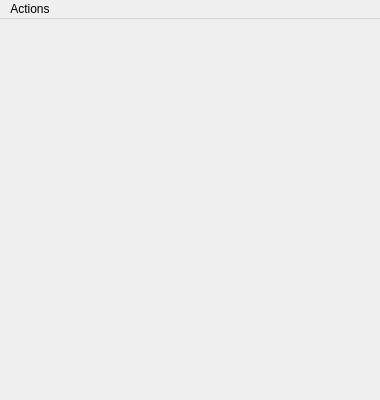
<?xml version="1.0" encoding="UTF-8"?>
<ui version="4.0">
 <class>MainWindow</class>
 <widget class="QMainWindow" name="MainWindow">
  <property name="geometry">
   <rect>
    <x>0</x>
    <y>0</y>
    <width>380</width>
    <height>400</height>
   </rect>
  </property>
  <property name="sizePolicy">
   <sizepolicy hsizetype="Fixed" vsizetype="Fixed">
    <horstretch>0</horstretch>
    <verstretch>0</verstretch>
   </sizepolicy>
  </property>
  <property name="minimumSize">
   <size>
    <width>380</width>
    <height>400</height>
   </size>
  </property>
  <property name="maximumSize">
   <size>
    <width>380</width>
    <height>400</height>
   </size>
  </property>
  <property name="windowTitle">
   <string>Small Chess</string>
  </property>
  <widget class="QWidget" name="centralwidget">
   <widget class="QWidget" name="gridLayoutWidget">
    <property name="geometry">
     <rect>
      <x>10</x>
      <y>10</y>
      <width>361</width>
      <height>351</height>
     </rect>
    </property>
    <property name="minimumSize">
     <size>
      <width>50</width>
      <height>50</height>
     </size>
    </property>
    <layout class="QGridLayout" name="chessCellsGridLayout" rowminimumheight="0">
     <property name="sizeConstraint">
      <enum>QLayout::SetFixedSize</enum>
     </property>
     <property name="spacing">
      <number>0</number>
     </property>
    </layout>
   </widget>
  </widget>
  <widget class="QMenuBar" name="menubar">
   <property name="geometry">
    <rect>
     <x>0</x>
     <y>0</y>
     <width>380</width>
     <height>22</height>
    </rect>
   </property>
   <widget class="QMenu" name="newGameButton">
    <property name="title">
     <string>Actions</string>
    </property>
    <addaction name="actionNewGame"/>
    <addaction name="separator"/>
    <addaction name="actionSeePlayersList"/>
    <addaction name="actionSeeStatistics"/>
   </widget>
   <addaction name="newGameButton"/>
  </widget>
  <action name="actionNewGame">
   <property name="text">
    <string>New game</string>
   </property>
  </action>
  <action name="actionPVSAI">
   <property name="text">
    <string>Player VS AI</string>
   </property>
  </action>
  <action name="actionSeeStatistics">
   <property name="text">
    <string>See statistics</string>
   </property>
  </action>
  <action name="actionSeePlayersList">
   <property name="text">
    <string>See players list</string>
   </property>
  </action>
 </widget>
 <resources/>
 <connections/>
</ui>
